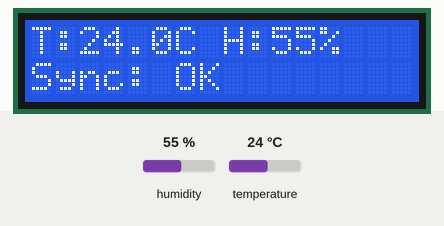
This sketch was run on a simulated ESP32. Shown: 16×2 character LCD. Inputs (shaded band) come from the test bench; at power-on: humidity 55 %, temperature 24 °C. WiFi joins after 1.5 s; servers stay silent unless stated; uploads are accepted with an empty reply; what the sketch prints to the serial monitor is not drawn.

Above: at 6.2 s.
6.3 s: humidity set to 79 %
At 11.6 s:
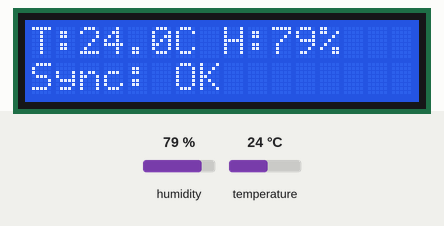
12.1 s: humidity set to 82 %
At 16.8 s:
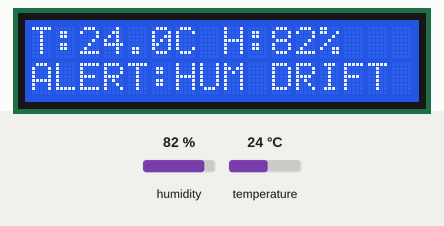
17.8 s: temperature set to 29 °C
At 21.8 s:
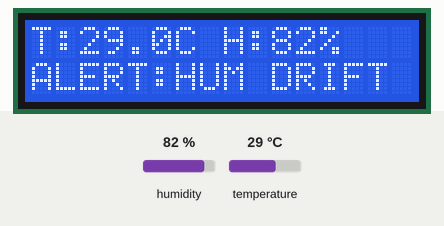
23.5 s: temperature set to 32 °C
At 26.8 s:
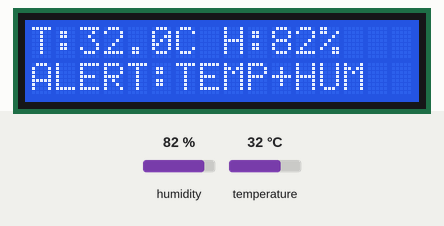
29.2 s: humidity set to 22 %
At 31.8 s:
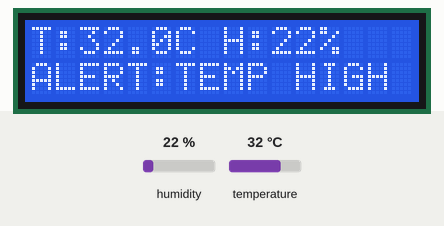
Timing chart, 0 to 33.3 s (numbered marks = the images above; inputs shaded):
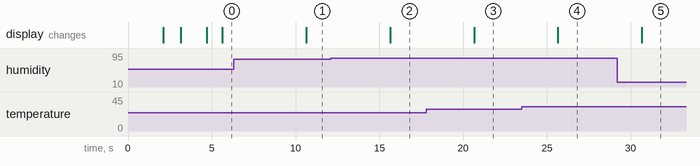

Measured:
- the behaviour switches between 80 and 81 % on humidity (found by bisection; images 1 and 2)
- the behaviour switches between 30 and 31 °C on temperature (found by bisection; images 3 and 4)
- after the input at 6.3 s, the display: changes after 4.3 s (image 1)
- after the input at 12.1 s, the display: changes after 3.6 s (image 2)
- after the input at 17.8 s, the display: changes after 2.9 s (image 3)
- after the input at 23.5 s, the display: changes after 2.2 s (image 4)
- after the input at 29.2 s, the display: changes after 1.5 s (image 5)

The sketch:

drift_monitor.ino
```cpp
#include <WiFi.h>
#include <DHT.h>
#include <Wire.h>
#include <LiquidCrystal_I2C.h>
#include <HTTPClient.h>
#include <WiFiClientSecure.h>

/* WiFi credentials */
#define WIFI_SSID "JD"
#define WIFI_PASSWORD "Jd@2007."

/* Firebase credentials */
#define API_KEY "AIzaSyBAOqKeQG9sNPY3pQDh1g-SpgAwbN8iYG4"
#define DATABASE_URL "https://esp32-drift-monitor-default-rtdb.asia-southeast1.firebasedatabase.app"

/* DHT sensor */
#define DHTPIN 4
#ifndef DHTTYPE
#define DHTTYPE DHT11
#endif

/* I2C LCD (16x2) */
#define LCD_I2C_ADDRESS 0x27
#define LCD_COLUMNS 16
#define LCD_ROWS 2

DHT dht(DHTPIN, DHTTYPE);
LiquidCrystal_I2C lcd(LCD_I2C_ADDRESS, LCD_COLUMNS, LCD_ROWS);

unsigned long lastSensorReadMs = 0;
const unsigned long sensorIntervalMs = 5000;
const float tempAlertThresholdC = 30.0;
const float humLowAlertThreshold = 20.0;
const float humHighAlertThreshold = 80.0;

void printBanner() {
  Serial.println();
  Serial.println("=====================================");
  Serial.println("   ESP32 DRIFT MONITOR v3.0");
  Serial.println("=====================================");
}

void updateLcd(const String &line1, const String &line2) {
  lcd.clear();
  lcd.setCursor(0, 0);
  lcd.print(line1.substring(0, LCD_COLUMNS));
  lcd.setCursor(0, 1);
  lcd.print(line2.substring(0, LCD_COLUMNS));
}

void connectWiFi() {
  Serial.print("[WiFi] Connecting to: ");
  Serial.println(WIFI_SSID);
  WiFi.mode(WIFI_STA);
  WiFi.begin(WIFI_SSID, WIFI_PASSWORD);

  unsigned long start = millis();
  while (WiFi.status() != WL_CONNECTED && millis() - start < 20000) {
    delay(500);
    Serial.print('.');
  }
  Serial.println();

  if (WiFi.status() == WL_CONNECTED) {
    Serial.print("[WiFi] Connected! IP: ");
    Serial.println(WiFi.localIP());
    updateLcd("WiFi connected", WiFi.localIP().toString());
    return;
  }

  Serial.println("[WiFi] Connection failed.");
  updateLcd("WiFi failed", "Retrying...");
}

bool pushMetric(const char *path, float value) {
  const int maxAttempts = 2;
  for (int attempt = 1; attempt <= maxAttempts; attempt++) {
    WiFiClientSecure client;
    client.setInsecure();

    HTTPClient http;
    String url = String(DATABASE_URL) + path + ".json";
    if (!http.begin(client, url)) {
      Serial.println("[UPLOAD] HTTP begin failed");
      continue;
    }

    http.addHeader("Content-Type", "application/json");
    int httpCode = http.PUT(String(value, 2));
    String response = http.getString();
    http.end();

    if (httpCode >= 200 && httpCode < 300) {
      return true;
    }

    Serial.print("[UPLOAD] Failed for ");
    Serial.print(path);
    Serial.print(" attempt ");
    Serial.print(attempt);
    Serial.print('/');
    Serial.print(maxAttempts);
    Serial.print(" | HTTP ");
    Serial.print(httpCode);
    Serial.print(" | ");
    Serial.println(response);

    if (httpCode == -1 && WiFi.status() != WL_CONNECTED) {
      Serial.println("[UPLOAD] WiFi lost during upload.");
      connectWiFi();
    }

    delay(200);
  }

  return false;
}

bool pushHistoryEntry(float temperature, float humidity, bool tempAlert, bool humAlert) {
  const int maxAttempts = 2;
  for (int attempt = 1; attempt <= maxAttempts; attempt++) {
    WiFiClientSecure client;
    client.setInsecure();

    HTTPClient http;
    String url = String(DATABASE_URL) + "/sensor/history.json";
    if (!http.begin(client, url)) {
      Serial.println("[HISTORY] HTTP begin failed");
      continue;
    }

    String payload = "{";
    payload += "\"temperature\":" + String(temperature, 2) + ",";
    payload += "\"humidity\":" + String(humidity, 2) + ",";
    payload += "\"tempAlert\":" + String(tempAlert ? "true" : "false") + ",";
    payload += "\"humAlert\":" + String(humAlert ? "true" : "false") + ",";
    payload += "\"ts\":{\".sv\":\"timestamp\"}";
    payload += "}";

    http.addHeader("Content-Type", "application/json");
    int httpCode = http.POST(payload);
    String response = http.getString();
    http.end();

    if (httpCode >= 200 && httpCode < 300) {
      return true;
    }

    Serial.print("[HISTORY] Push failed attempt ");
    Serial.print(attempt);
    Serial.print('/');
    Serial.print(maxAttempts);
    Serial.print(" | HTTP ");
    Serial.print(httpCode);
    Serial.print(" | ");
    Serial.println(response);

    if (httpCode == -1 && WiFi.status() != WL_CONNECTED) {
      connectWiFi();
    }

    delay(200);
  }

  return false;
}

void setup() {
  Serial.begin(115200);
  delay(2000);
  printBanner();

  Wire.begin();
  lcd.init();
  lcd.backlight();
  updateLcd("Drift Monitor", "Booting...");

  dht.begin();
  delay(1000);
  Serial.print("[DHT] Sensor initialized on pin ");
  Serial.println(DHTPIN);

  float testTemp = dht.readTemperature();
  float testHum = dht.readHumidity();
  if (isnan(testTemp) || isnan(testHum)) {
    Serial.println("[DHT] Initial read failed. Check wiring and sensor type.");
    updateLcd("DHT read failed", "Check wiring");
  } else {
    Serial.print("[DHT] Initial read OK -> Temp: ");
    Serial.print(testTemp);
    Serial.print("C, Humidity: ");
    Serial.print(testHum);
    Serial.println("%");
    updateLcd("DHT ready", "Sensor OK");
  }

  connectWiFi();
  Serial.println("[Firebase] Using RTDB REST upload mode");
  updateLcd("Firebase REST OK", "Monitoring...");

  Serial.println("=====================================");
  Serial.println("   SETUP COMPLETE - Starting loop");
  Serial.println("=====================================");
}

void loop() {
  if (WiFi.status() != WL_CONNECTED) {
    Serial.println("[WiFi] Disconnected! Reconnecting...");
    updateLcd("WiFi reconnect", "Please wait...");
    connectWiFi();
    return;
  }

  if (millis() - lastSensorReadMs < sensorIntervalMs) {
    return;
  }
  lastSensorReadMs = millis();

  float temperature = dht.readTemperature();
  float humidity = dht.readHumidity();

  if (isnan(temperature) || isnan(humidity)) {
    Serial.println("[DHT] ERROR: Failed to read sensor!");
    Serial.println("[DHT] Check: VCC->3.3V, DATA->GPIO4 with 10K pullup, GND->GND");
    updateLcd("DHT read error", "Check sensor");
    return;
  }

  Serial.print("[DATA] Temp: ");
  Serial.print(temperature);
  Serial.print("C | Humidity: ");
  Serial.print(humidity);
  Serial.println("%");

  bool tempOk = pushMetric("/sensor/temperature", temperature);
  bool humOk = pushMetric("/sensor/humidity", humidity);

  if (tempOk) {
    Serial.println("[UPLOAD] Temperature -> OK");
  }
  if (humOk) {
    Serial.println("[UPLOAD] Humidity -> OK");
  }

  String line1 = "T:" + String(temperature, 1) + "C H:" + String(humidity, 0) + "%";
  bool tempAlert = temperature > tempAlertThresholdC;
  bool humAlert = humidity < humLowAlertThreshold || humidity > humHighAlertThreshold;
  bool historyOk = pushHistoryEntry(temperature, humidity, tempAlert, humAlert);

  String line2 = "Sync: OK";
  if (!tempOk || !humOk || !historyOk) {
    line2 = "Sync: Error";
  }
  if (tempAlert && humAlert) {
    line2 = "ALERT:TEMP+HUM";
  } else if (tempAlert) {
    line2 = "ALERT:TEMP HIGH";
  } else if (humAlert) {
    line2 = "ALERT:HUM DRIFT";
  }

  if (tempAlert || humAlert) {
    Serial.print("[ALERT] ");
    if (tempAlert) {
      Serial.print("Temp high ");
    }
    if (humAlert) {
      Serial.print("Humidity drift");
    }
    Serial.println();
  }

  if (historyOk) {
    Serial.println("[HISTORY] Entry -> OK");
  }

  updateLcd(line1, line2);

  Serial.println("---");
}
```
